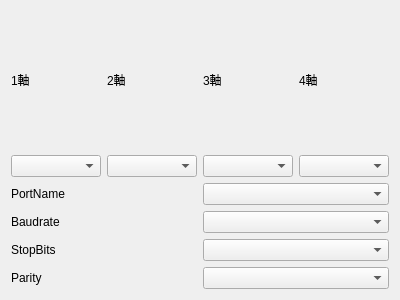
<?xml version="1.0" encoding="UTF-8"?>
<ui version="4.0">
 <class>SigmaSetitngWidget</class>
 <widget class="QWidget" name="SigmaSetitngWidget">
  <property name="geometry">
   <rect>
    <x>0</x>
    <y>0</y>
    <width>400</width>
    <height>300</height>
   </rect>
  </property>
  <property name="windowTitle">
   <string>Form</string>
  </property>
  <layout class="QGridLayout" name="gridLayout">
   <item row="0" column="0">
    <layout class="QHBoxLayout" name="horizontalLayout">
     <item>
      <layout class="QVBoxLayout" name="verticalLayout_2">
       <item>
        <widget class="QLabel" name="label">
         <property name="text">
          <string>1軸</string>
         </property>
        </widget>
       </item>
       <item>
        <widget class="QComboBox" name="comboBox"/>
       </item>
      </layout>
     </item>
     <item>
      <layout class="QVBoxLayout" name="verticalLayout_3">
       <item>
        <widget class="QLabel" name="label_2">
         <property name="text">
          <string>2軸</string>
         </property>
        </widget>
       </item>
       <item>
        <widget class="QComboBox" name="comboBox_2"/>
       </item>
      </layout>
     </item>
     <item>
      <layout class="QVBoxLayout" name="verticalLayout_4">
       <item>
        <widget class="QLabel" name="label_3">
         <property name="text">
          <string>3軸</string>
         </property>
        </widget>
       </item>
       <item>
        <widget class="QComboBox" name="comboBox_3"/>
       </item>
      </layout>
     </item>
     <item>
      <layout class="QVBoxLayout" name="verticalLayout_5">
       <item>
        <widget class="QLabel" name="label_4">
         <property name="text">
          <string>4軸</string>
         </property>
        </widget>
       </item>
       <item>
        <widget class="QComboBox" name="comboBox_4"/>
       </item>
      </layout>
     </item>
    </layout>
   </item>
   <item row="1" column="0">
    <layout class="QVBoxLayout" name="verticalLayout_6">
     <item>
      <layout class="QHBoxLayout" name="horizontalLayout_2">
       <item>
        <widget class="QLabel" name="label_5">
         <property name="text">
          <string>PortName</string>
         </property>
        </widget>
       </item>
       <item>
        <widget class="QComboBox" name="comboBox_5"/>
       </item>
      </layout>
     </item>
     <item>
      <layout class="QHBoxLayout" name="horizontalLayout_3">
       <item>
        <widget class="QLabel" name="label_6">
         <property name="text">
          <string>Baudrate</string>
         </property>
        </widget>
       </item>
       <item>
        <widget class="QComboBox" name="comboBox_6"/>
       </item>
      </layout>
     </item>
     <item>
      <layout class="QHBoxLayout" name="horizontalLayout_4">
       <item>
        <widget class="QLabel" name="label_7">
         <property name="text">
          <string>StopBits</string>
         </property>
        </widget>
       </item>
       <item>
        <widget class="QComboBox" name="comboBox_7"/>
       </item>
      </layout>
     </item>
     <item>
      <layout class="QHBoxLayout" name="horizontalLayout_5">
       <item>
        <widget class="QLabel" name="label_8">
         <property name="text">
          <string>Parity</string>
         </property>
        </widget>
       </item>
       <item>
        <widget class="QComboBox" name="comboBox_8"/>
       </item>
      </layout>
     </item>
    </layout>
   </item>
  </layout>
 </widget>
 <resources/>
 <connections/>
</ui>
